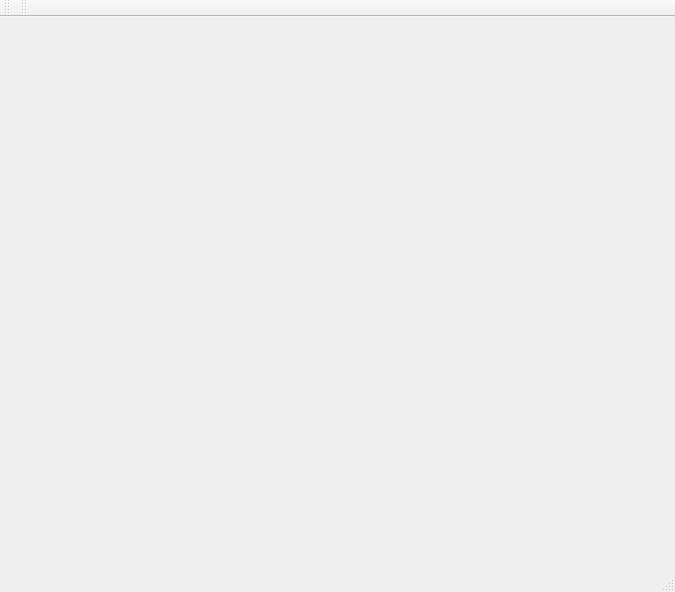
<?xml version="1.0" encoding="UTF-8"?>
<ui version="4.0">
 <class>MainWindow</class>
 <widget class="QMainWindow" name="MainWindow">
  <property name="geometry">
   <rect>
    <x>0</x>
    <y>0</y>
    <width>675</width>
    <height>592</height>
   </rect>
  </property>
  <property name="windowTitle">
   <string>MainWindow</string>
  </property>
  <widget class="QWidget" name="centralWidget"/>
  <widget class="QMenuBar" name="menuBar">
   <property name="geometry">
    <rect>
     <x>0</x>
     <y>0</y>
     <width>675</width>
     <height>26</height>
    </rect>
   </property>
  </widget>
  <widget class="QToolBar" name="mainToolBar">
   <attribute name="toolBarArea">
    <enum>TopToolBarArea</enum>
   </attribute>
   <attribute name="toolBarBreak">
    <bool>false</bool>
   </attribute>
  </widget>
  <widget class="QStatusBar" name="statusBar"/>
  <widget class="QToolBar" name="toolBar">
   <property name="windowTitle">
    <string>toolBar</string>
   </property>
   <attribute name="toolBarArea">
    <enum>TopToolBarArea</enum>
   </attribute>
   <attribute name="toolBarBreak">
    <bool>false</bool>
   </attribute>
  </widget>
 </widget>
 <layoutdefault spacing="6" margin="11"/>
 <resources/>
 <connections/>
</ui>
